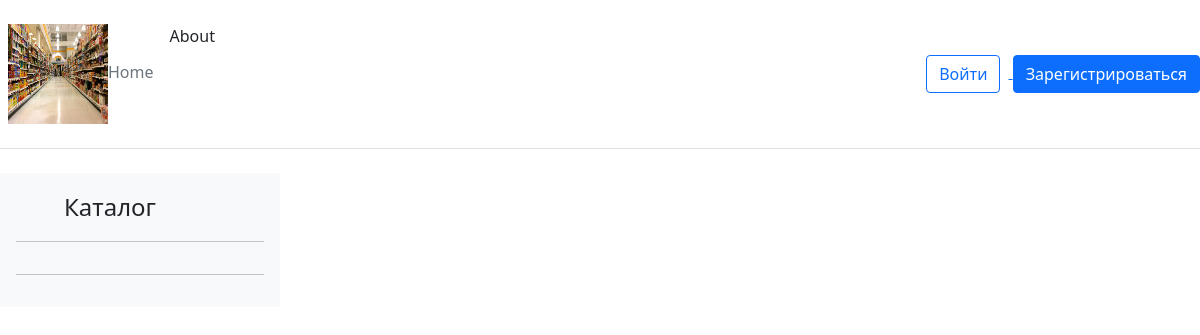
The app's page /, older data.
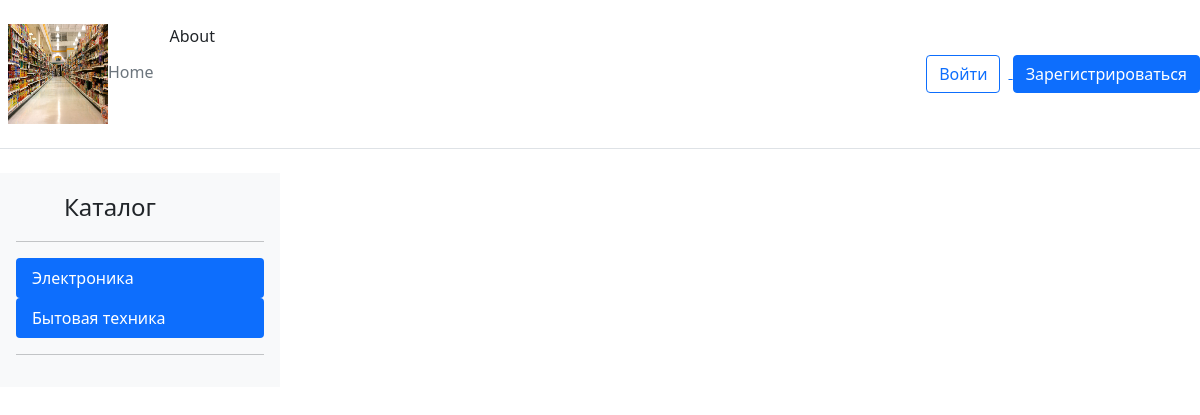
The same page, newer data.
### catalog/models.py (models this page shows, shortened)
class Categories(models.Model):
    category = models.CharField(max_length=100)

### main/views.py (the view, shortened to what this page needs)
# urls.py: path('', main_page.as_view(), name='hello'),
class main_page(ListView):
    template_name = 'main_page.html'
    model = Shop
    context_object_name = 'objects'

### main/context_processor.py (called while the page is built)
def current_city(request):
    all_cities = City.objects.all()
    request.session['the_city'] = request.GET
    context = {
        'the_city': request.session['the_city'],
        'all_cities': all_cities
    }
    return context

def catalog(request):
    subcat = SubCategories.objects.all()
    cat = Categories.objects.all()
    context = {'subcat': subcat,
               'cat': cat
               }
    return context

### main/templates/main_page.html (shortened to what this page needs)
<!DOCTYPE html>
{% load static %}
<html lang="en">
<head>
    <link href="https://cdn.jsdelivr.net/npm/bootstrap@5.1.3/dist/css/bootstrap.min.css" rel="stylesheet"
>
</head>
<body>
<header class="d-flex flex-wrap align-items-center justify-content-center justify-content-md-between py-3 mb-4 border-bottom">
    <ul class="nav col-12 col-md-auto mb-2 justify-content-center mb-md-0">
        <li><a href="{% url 'main:hello' %}" class="nav-link px-2 link-secondary">
            <img src="media/img/main.jpg" width="100px" height="100px">Home</a></li>
        <li><a href="#" class="nav-link px-2 link-dark">About</a></li>
    </ul>
    <div class="col-md-3 text-end">
        {% if user.is_authenticated %}
        <span style="margin:5px">Привет, {{user.username}}!</span>
        <a href="{% url 'main:logout' %}">
            <button type="button" class="btn btn-primary">Выйти</button>
        </a>
        <br>
        <a href="{% url 'main:profile' user.pk %}"><button type="button" class="btn btn-primary">Личный кабинет</button></a>
        {% else %}
        <a href="{% url 'main:login' %}">
            <button type="button" class="btn btn-outline-primary me-2">Войти</button>
        </a>
        <a href="{% url 'main:reg' %}">
            <button type="button" class="btn btn-primary">Зарегистрироваться</button>
        </a>
        {% endif %}
    </div>
</header>
{% block sidebar %}
<div class="d-flex flex-column flex-shrink-0 p-3 bg-light" style="width: 280px;">
    <a href="/" class="d-flex align-items-center mb-3 mb-md-0 me-md-auto link-dark text-decoration-none">
        <svg class="bi me-2" width="40" height="32">
            <use xlink:href="#bootstrap"></use>
        </svg>
        <span class="fs-4">Каталог</span>
    </a>
    <hr>
    <ul class="nav nav-pills flex-column mb-auto">
        {% for i in cat %}
        <li class="nav-item">
            <a href="{% url 'catalog:cat' i.pk %}" class="nav-link active" aria-current="page">
                {{i.category}}
            </a>
        </li>
        {% endfor %}
    </ul>
    <hr>
</div>
{% endblock %}
</body>
</html>

Row changes from the older to the newer data that the page shows:
added Categories: category "Электроника"
added Categories: category "Бытовая техника"
